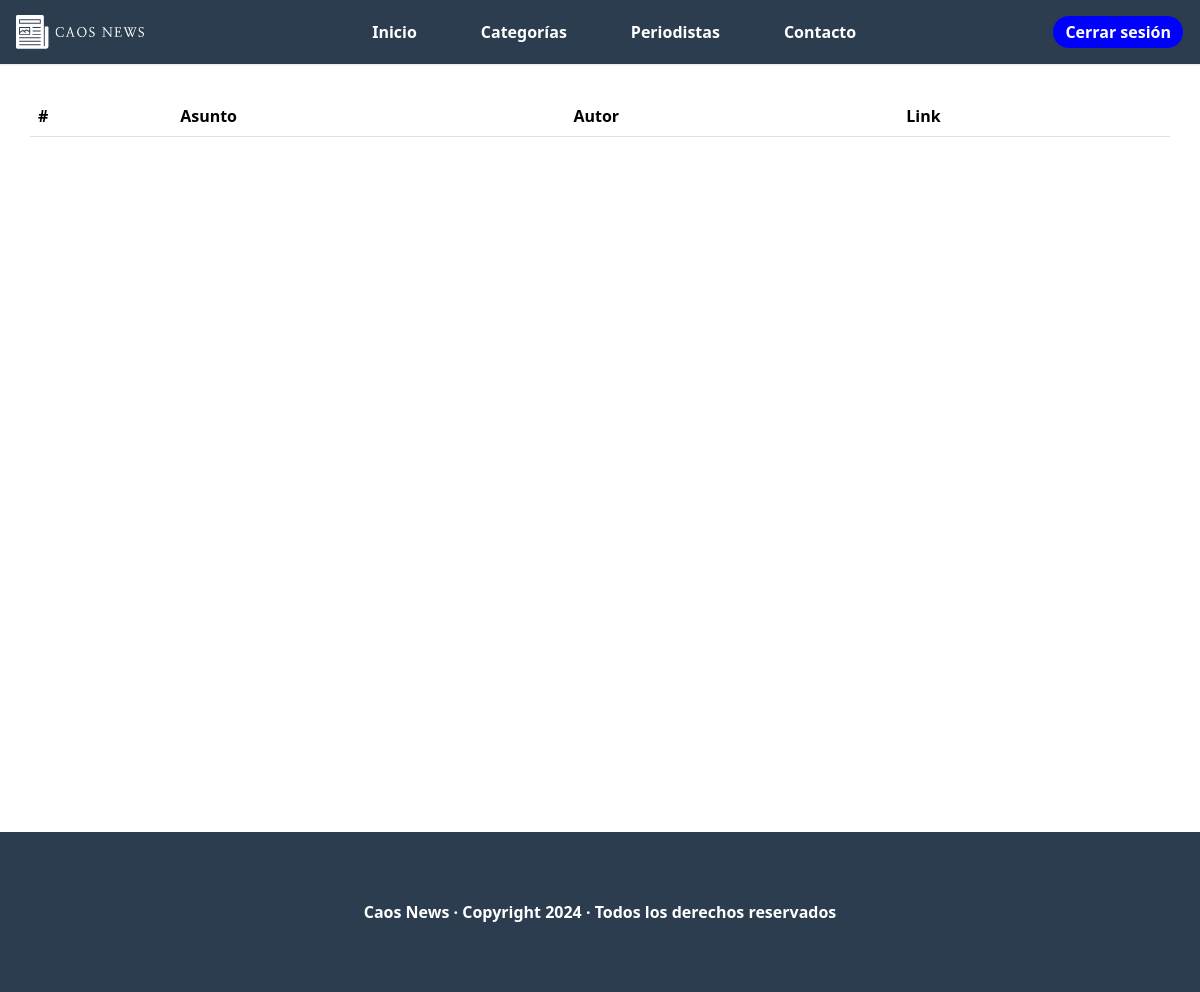
Page /lista_mensajes (signed in) on the earlier database version.
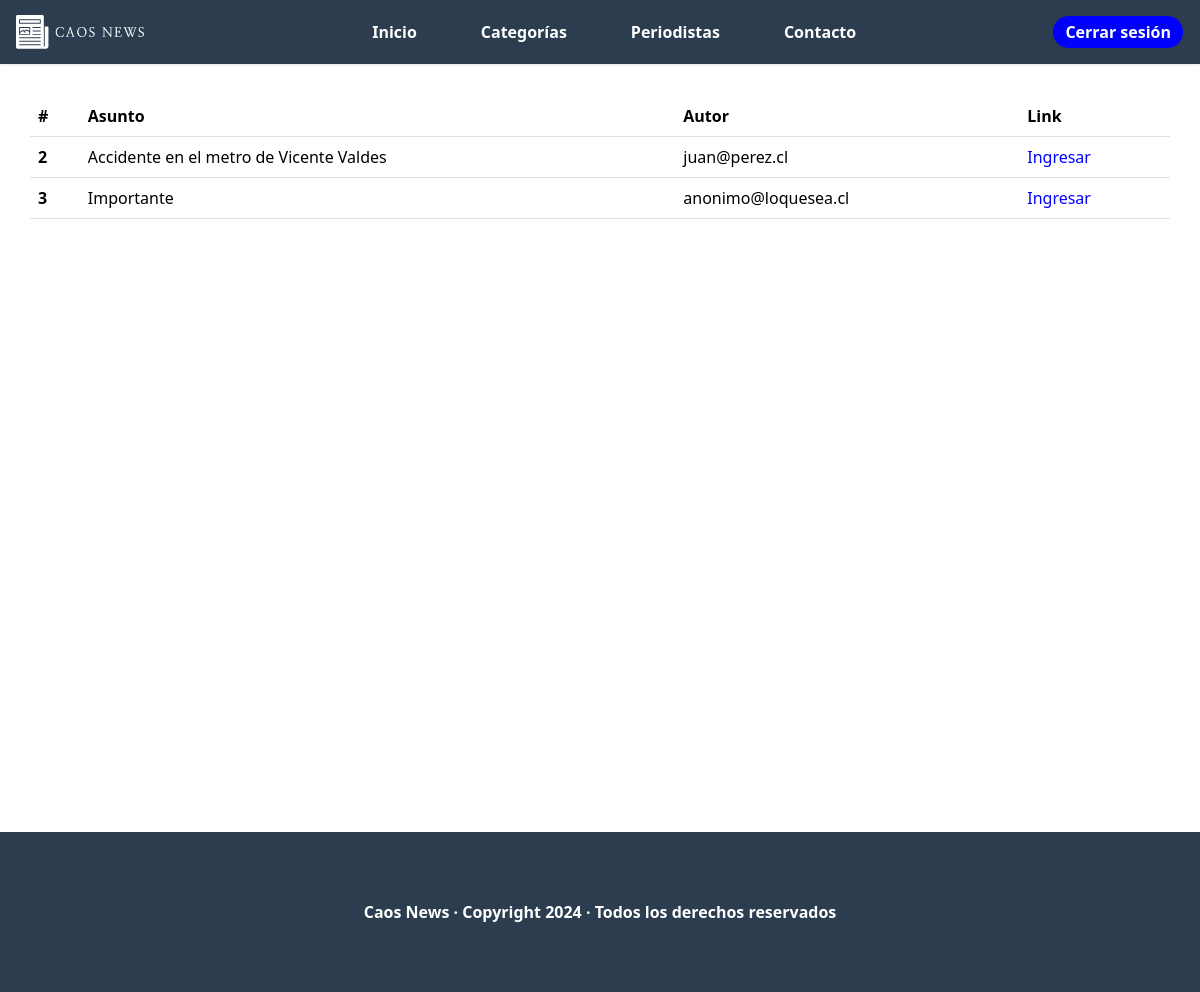
Same page on the later database version.
### core/models.py (models this page shows, shortened)
class Mensaje(models.Model):
    nombre_completo = models.CharField(max_length=60)
    correo = models.EmailField(max_length=60)
    asunto = models.CharField(max_length=50)
    fecha = models.DateField(auto_now=True)
    mensaje = models.TextField()

### core/views.py (the view)
# urls.py: path('lista_mensajes', lista_mensajes, name='lista_mensajes'),
@login_required
@permission_required('auth.change_user')
def lista_mensajes(request):
    lista_mensajes = Mensaje.objects.all()
    aux = {
        'lista_mensajes' : lista_mensajes
    }
    return render(request, 'core/paginas/admin/lista_mensajes.html', aux)

### core/templates/core/paginas/admin/lista_mensajes.html
{% extends 'core/base.html'%}
{% load static %}
{% block estilo %}
  <link rel="stylesheet" href="{% static 'core/css/lista_noticias_en_espera.css' %}">
{% endblock %}
{% block content %}
  <main>
    <table class="table container">
      <thead>
        <tr>
          <th scope="col">#</th>
          <th scope="col">Asunto</th>
          <th scope="col">Autor</th>
          <th scope="col">Link</th>
        </tr>
      </thead>
      <tbody>
        {% for mensaje in lista_mensajes %}
          <tr>
            <th scope="row">{{mensaje.id}}</th>
            <td>{{mensaje.asunto}}</td>
            <td>{{mensaje.correo}}</td>
            <td class="link"><a href="{% url 'mensaje' mensaje.id %}">Ingresar</a></td>
          </tr>
        {% endfor %}
      </tbody>
    </table>
  </main>
  {% endblock %}

Differences in the rows shown:
added Mensaje: id "2", asunto "Accidente en el metro de Vicente Valdes", correo "juan@perez.cl"
added Mensaje: id "3", asunto "Importante", correo "anonimo@loquesea.cl"
